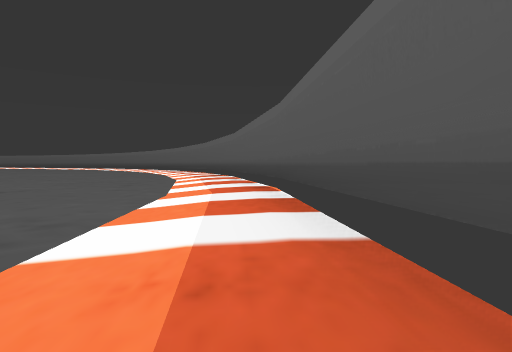
View 1 (above)

14 first-person views from a walk through a scene from a Unity 3-D project. The camera is 0.26 m above the floor, tilts 2° down and sees 75° across. The floor is counted in squares, 1 m on a side. Each view is taken from the middle of a square. On the plan, view 1 faces up. The plan holds only what a view shows up to about 9 squares ahead; the rest is blank. The place goes on beyond the plan.

View 2
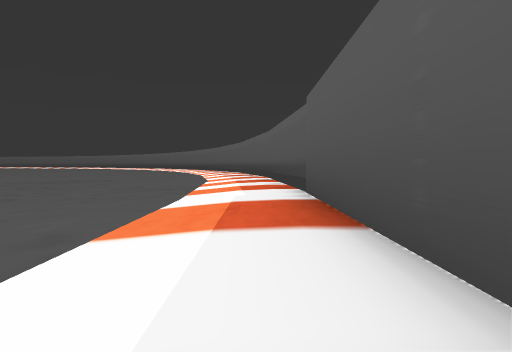

View 3
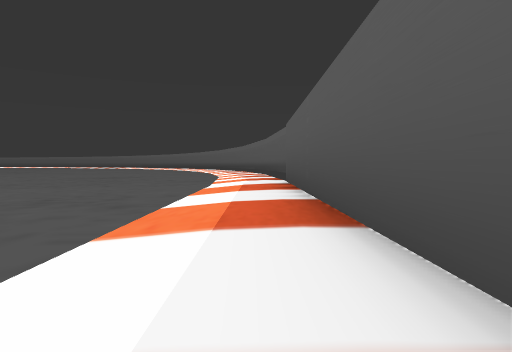

View 4
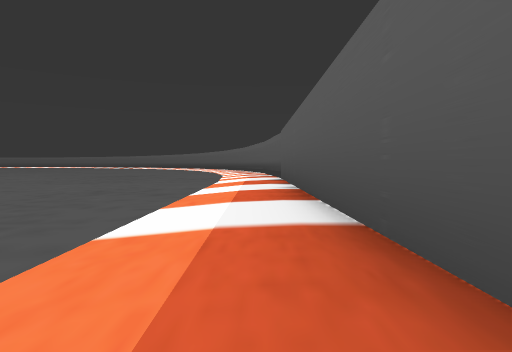

View 5
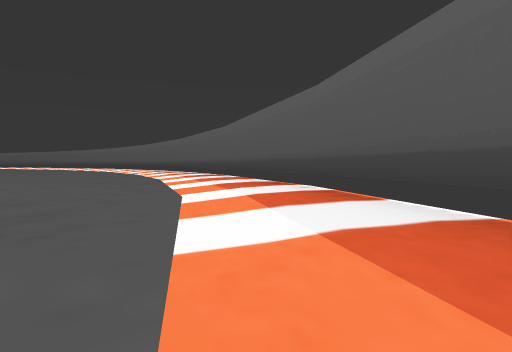

View 6
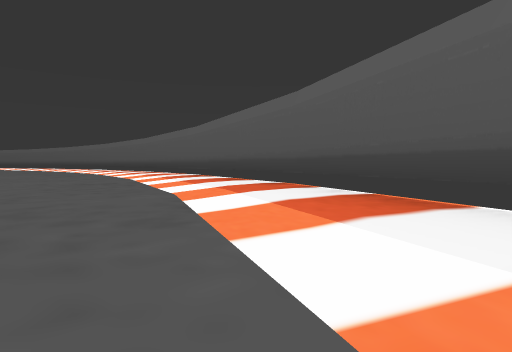

View 7
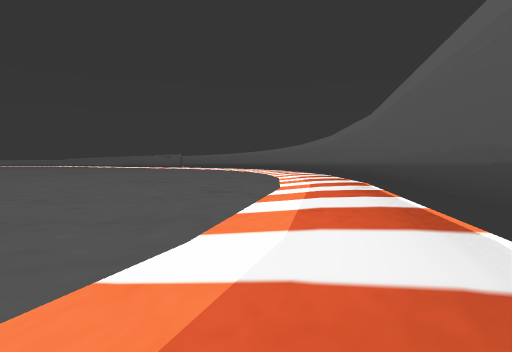

View 8
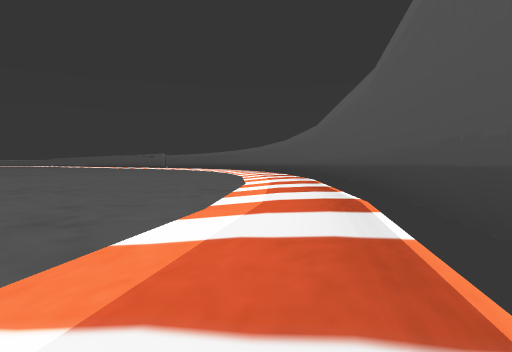

View 9
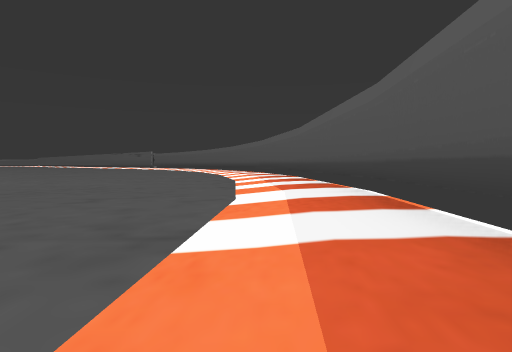

View 10
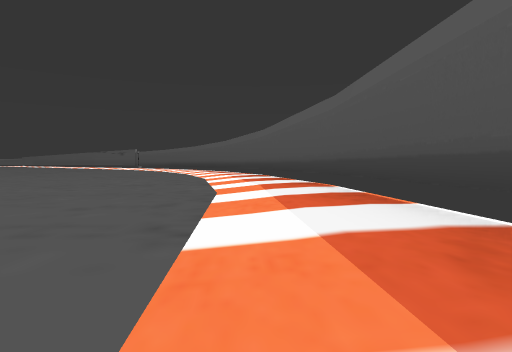

View 11
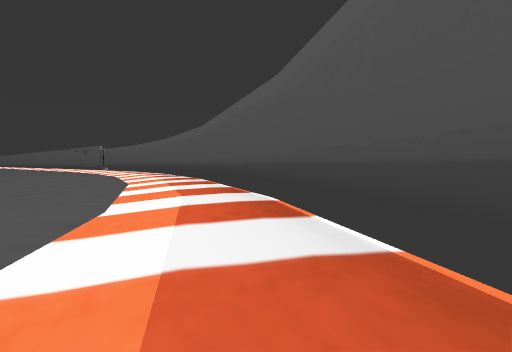

View 12
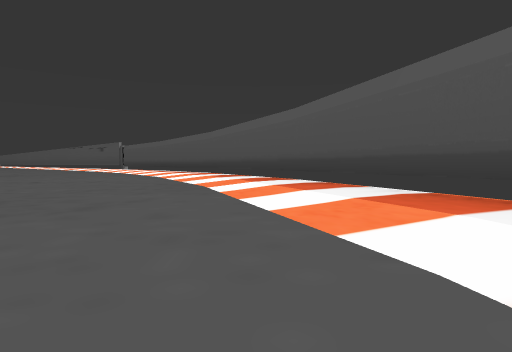

View 13
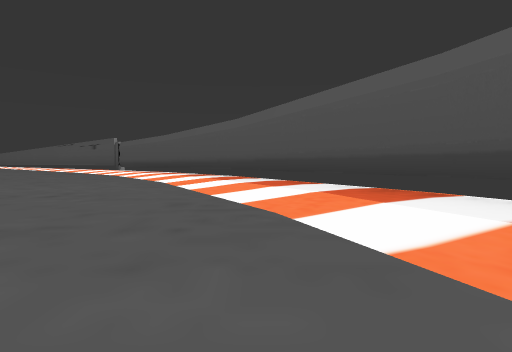

View 14
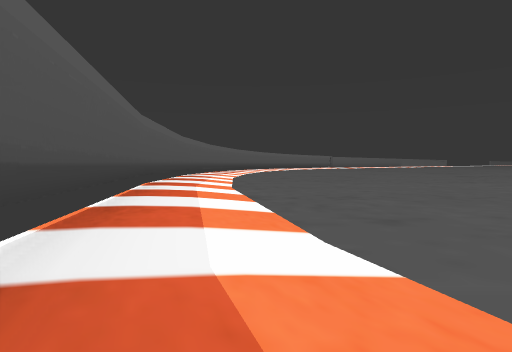

### Floor plan
Key: @ floor where view 1 was taken; # wall or solid block; . main floor; : floor 0.05 m higher than the main floor; + floor 0.1 m higher than the main floor; / step, stairs or slope.
Columns run from 24 left of view 1 to 1 right of it. Each row starts with its distance up from view 1.
 25 ::////####
 24 ::::::///###
 23 ...:::::://###
 22  ......::::/+##
 21        ..::://##
 20       .....:::/##
 19       ......:::/##
 18        .......::/##
 17          ......::/##
 16          .......::/##
 15           .......::/##
 14           .......::/+#
 13             ......::/##
 12                  ..::/#
 11                   .::/##
 10                   ..::/#
  9                   ..::/#
  8                   ...:/##
  7                    ..::/#
  6                   ...::/#
  5                   ...::/#
  4                   ....:/#
  3                   ....::##
  2                   ....::+#
  1                    ...::+#
  0                    ...::@#
 -1                     ..::+#
 -2                      .::+#
 -3                      .::+#
 -4                       ::+#
 -5                        :+#
 -6                         +

Where each view was taken, in squares from view 1:
view 1: 0 up, 0 right, facing up
view 2: 3 down, 0 right, facing up
view 3: 5 down, 0 right, facing up
view 4: 6 down, 0 right, facing up
view 5: 4 up, 1 left, facing up
view 6: 7 up, 2 left, facing up
view 7: 12 up, 3 left, facing up-left
view 8: 14 up, 4 left, facing up-left
view 9: 16 up, 6 left, facing up-left
view 10: 18 up, 8 left, facing up-left
view 11: 21 up, 11 left, facing up-left
view 12: 21 up, 13 left, facing up-left
view 13: 22 up, 15 left, facing up-left
view 14: 23 up, 14 left, facing down-right
